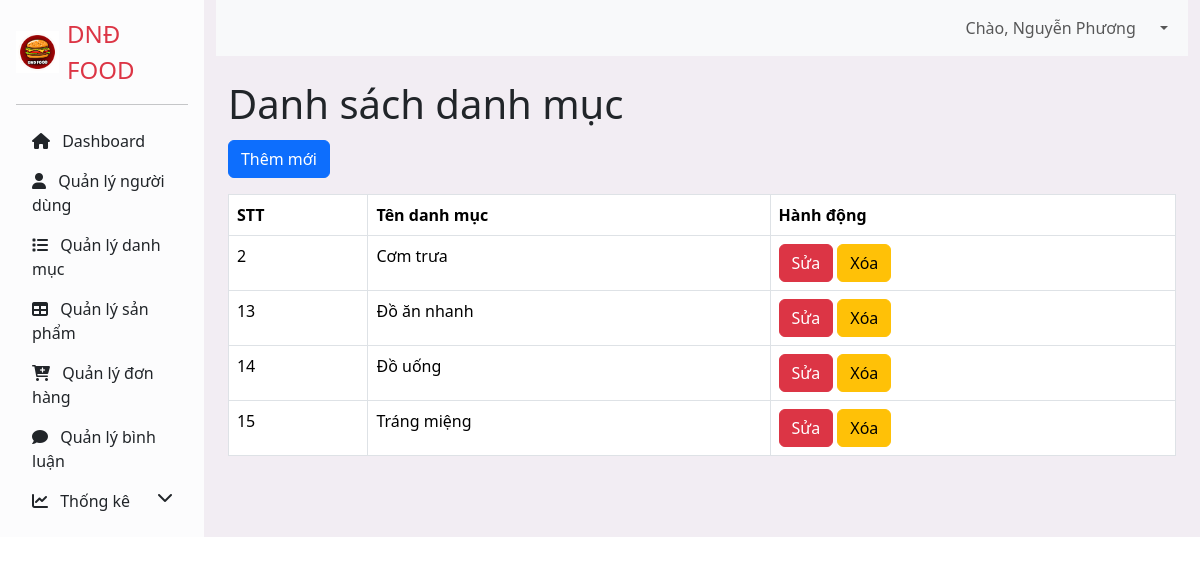
The page /controller/index.php?act=listCategory (signed in) on the database its author committed.
### tables this page shows
CREATE TABLE `category` (
  `category_id` int NOT NULL,
  `category_name` varchar(255) NOT NULL
);

### model/PDO.php (called while the page is built, shortened)
<?php
function pdo_get_connection()
{
    $dburl = "mysql:host=localhost;dbname=duan11;charset=utf8";
    $usename = "root";
    $password = "";
    $conn = new PDO($dburl, $usename, $password);
    $conn->setAttribute(PDO::ATTR_ERRMODE, PDO::ERRMODE_EXCEPTION);
    return $conn;
}
function pdo_query($sql)
{
    $sql_args = array_slice(func_get_args(), 1);
    try {
        $conn = pdo_get_connection();
        $stmt = $conn->prepare($sql);
        $stmt->execute($sql_args);
        $rows = $stmt->fetchAll(PDO::FETCH_ASSOC);
        return $rows;
    } catch (PDOException $e) {
        throw $e;
    } finally {
        unset($conn);
    }
}

### model/category.php (called while the page is built, shortened)
<?php
    function danhsach_dm(){
        $sql = "SELECT * From category";
        $result = pdo_query($sql);
        return $result;
    }
?>

### controller/categoryController/listCategory.php (the view, shortened to what this page needs)
<?php
$dsdm = danhsach_dm();
?>
<div class="container">
    <h1>Danh sách danh mục</h1>
    <a href="index.php?act=addCategory"><button type="submit" class="btn btn-primary mb-3 mt-1">Thêm mới</button></a>
    <table class="table table-bordered">
        <thead>
            <tr>
                <th>STT</th>
                <th>Tên danh mục</th>
                <th>Hành động</th>
            </tr>
        </thead>
        <tbody>
            <?php if (!empty($dsdm)) : ?>
                <?php foreach ($dsdm as $category) : ?>
                    <tr>
                        <td><?php echo $category['category_id']; ?></td>
                        <td><?php echo $category['category_name']; ?></td>
                        <td>
                            <a class="btn btn-danger" href="?act=editCategory&category_id=<?php echo $category['category_id']; ?>">Sửa</a>
                            <a class="btn btn-warning" href="?act=deleteCategory&category_id=<?php echo $category['category_id']; ?>">Xóa</a>
                        </td>
                    </tr>
                <?php endforeach; ?>
            <?php else : ?>
                <tr>
                    <td colspan="4">Không có danh mục để hiển thị</td>
                </tr>
            <?php endif; ?>
        </tbody>
    </table>
</div>

### rows shown on the page
category: category_id "2", category_name "Cơm trưa"
category: category_id "13", category_name "Đồ ăn nhanh"
category: category_id "14", category_name "Đồ uống"
category: category_id "15", category_name "Tráng miệng"

### other values the page prints
$_SESSION['user']['full_name'] "Nguyễn Phương"
